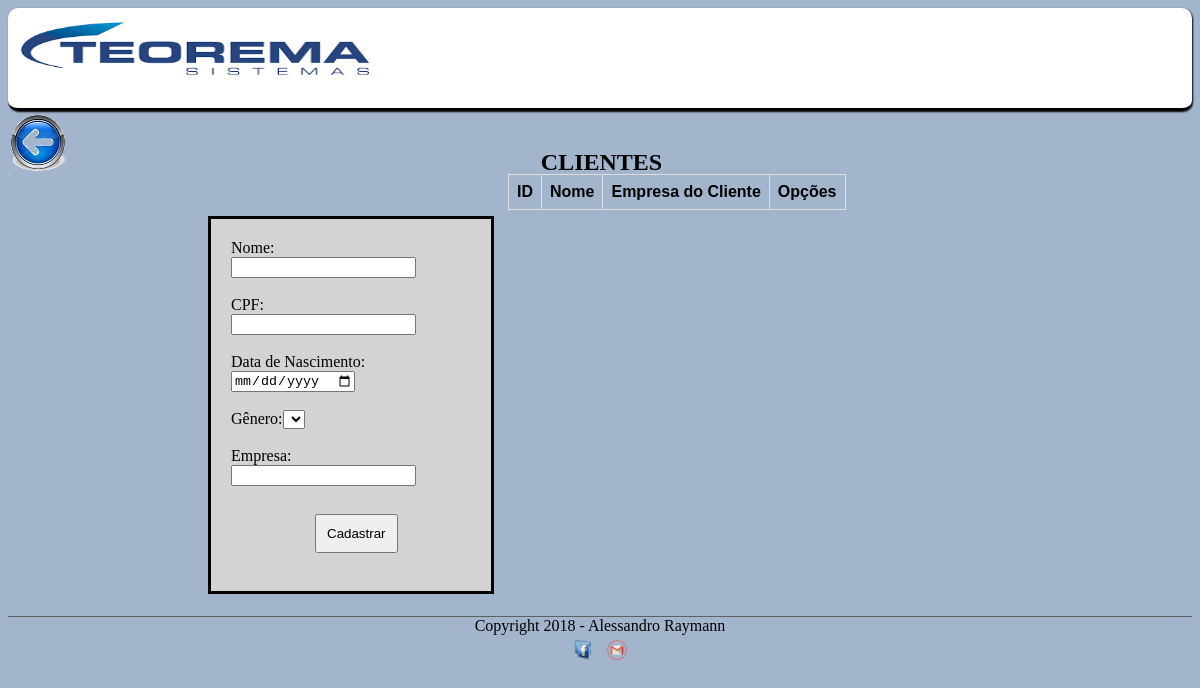
The app's page /clientes.php, older data.
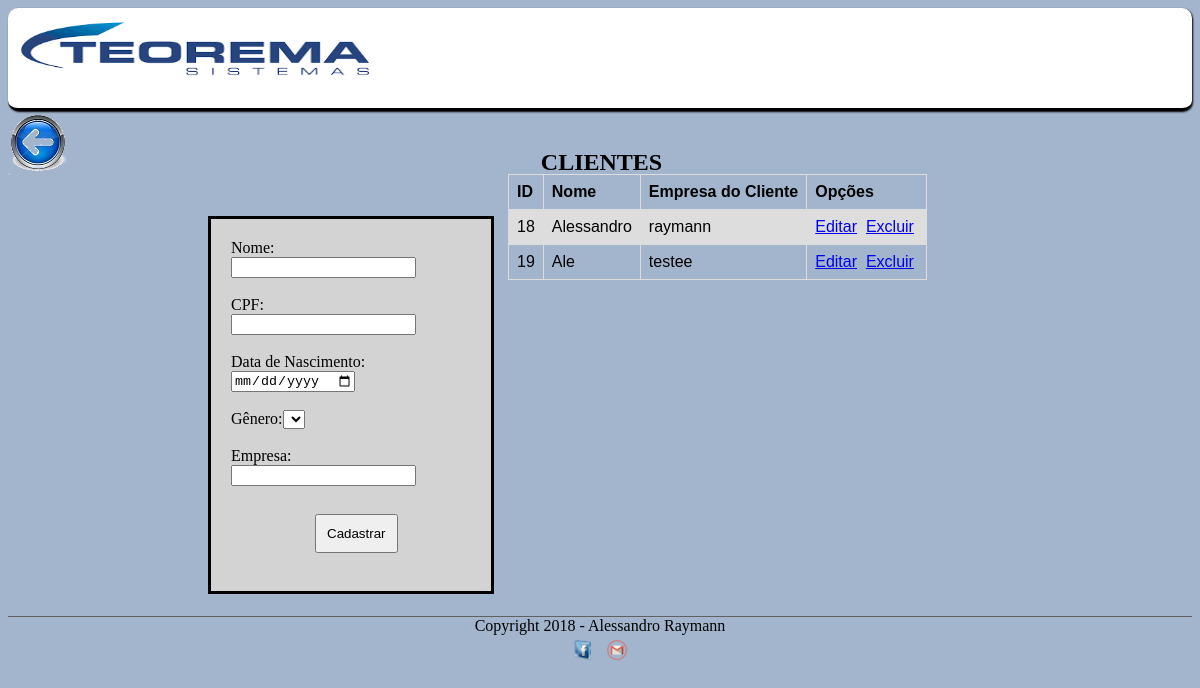
The same page, newer data.
### tables this page shows
CREATE TABLE IF NOT EXISTS `clientes` (
  `codigo_cli` int(11) NOT NULL AUTO_INCREMENT,
  `nome_cli` varchar(40) NOT NULL,
  `cpf_cli` varchar(11) NOT NULL,
  `nasc_cli` date NOT NULL,
  `genero` varchar(1) NOT NULL,
  `empresa_cli` varchar(40) NOT NULL,
  PRIMARY KEY (`codigo_cli`)
);

### clientes.php (the view, shortened to what this page needs)
<?php
 @$idCliente = $_GET['id'] ;
?>
<!DOCTYPE html>
<html>
<head>
	<link rel="stylesheet" type="text/css" href="estilo.css">
</head>
<body>
	<header id="cabecalho">
		<img class="logo" src="imagem/fundo.png">
	</header>
<section class="cliente">
	<a href="inicio.php"><img src="imagem/voltar.png"></a>
  <h1>CLIENTES</h1>
  <section id="corpo">
	<form method="post" action="processa2.php">
	<div>
	Nome:<br> <input type="text" name="nome_cli" value="<?php  if($idCliente){echo $dadosCliente['nome_cli'] ; }?>" autofocus required><br><br>
	CPF:<br><input type="text" name="cpf_cli" value="<?php if($idCliente){echo $dadosCliente['cpf_cli'] ;}?>" required><br><br>
	Data de Nascimento:<br> <input type="date" name="nasc_cli" value="<?php if($idCliente){echo $dadosCliente['nasc_cli'] ;}?>" required><br><br>
	Gênero:<select name="genero_cli">
		<option value="M" <? if ($dadosCliente['genero_cli'] == "M") {echo "selected " ;} ?>Masculino</option>
		<option value="F" <? if ($dadosCliente['genero_cli'] == "F") {echo "selected"; } ?>Feminino</option>
	</select><br><br>
	Empresa:<br> <input type="text" name="empresa_cli" value="<?php if($idCliente){echo $dadosCliente['empresa_cli'] ; }?>" required><br><br>
	<button class="botao">Cadastrar</button><br><br>
</div>
</form>
<table>
  <tr>
    <th>ID</th>
    <th>Nome</th>
    <th>Empresa do Cliente</th>
    <th>Opções</th>
  </tr>
    <?php
    $sql = "SELECT * FROM clientes";
    $execcuta_sql = mysql_query($sql);
    while ($dados=mysql_fetch_array($execcuta_sql)) {
    ?>
 <tr>
   <td><?=  $dados['codigo_cli']; ?></td>
   <td><?=  $dados['nome_cli']; ?></td>
   <td><?=  $dados['empresa_cli']; ?></td>
   <td>
    <a href="clientes.php?id=<?=$dados['codigo_cli'] ;?>">Editar</a>&nbsp;
    <a href="apaga_clientes.php?id=<?=$dados['codigo_cli'] ;?>">Excluir</a>&nbsp;
  </td>
 </tr>
<?php  }
     ?>
</table>
</section>
</section>
<footer id="rodape">
        Copyright 2018 - Alessandro Raymann<br>
        <a href="https://www.facebook.com/alessandroraymann" target="_blank"><img id="faceale" src="imagem/icone-facebook.png"></a>
        <a href="mailto:aleraymann@gmail.com" target="_blank"><img id="emailale" src="imagem/gmail.png"></a>
      </footer>
</body>
</html>

### estilo.css (style rules this page uses)
img.logo { width: 400px; height: 90px; padding: 10px; }
#cabecalho { background-color: #ffffff; width: 100%; height: 100px; border-bottom: solid black; border-radius: 10px; box-shadow: 1px 1px 2px; }

### clientes.php (style rules this page uses)
div { position: relative; display: block; border:solid black; margin-left: 200px; width: 240px; padding: 20px; margin-top: 10px; background-color: lightgrey; }
button { padding: 10px; margin-left: 35%; margin-top: 10px; }
table { position: relative; display: block; font-family: arial, sans-serif; border-collapse: collapse; width: 650px; margin-left: 500px; margin-top: -420px; }
td, th { border: 1px solid #dddddd; text-align: left; padding: 8px; }
tr:nth-child(even) { background-color: #dddddd; }
h1 { display: block; position: relative; margin-left: 45%; margin-top: -30px; margin-bottom: 40px; }
footer#rodape { clear: both; border-top: 1px solid #606060; text-align: center; height: 40px; bottom: 10px; }
footer#rodape img { width: 20px; height: 20px; margin: 5px; }
section#corpo { height: 400px; }
body { background-color: #A2b5cd; }

Row changes from the older to the newer data that the page shows:
added clientes: codigo_cli "18", nome_cli "Alessandro", empresa_cli "raymann"
added clientes: codigo_cli "19", nome_cli "Ale", empresa_cli "testee"
